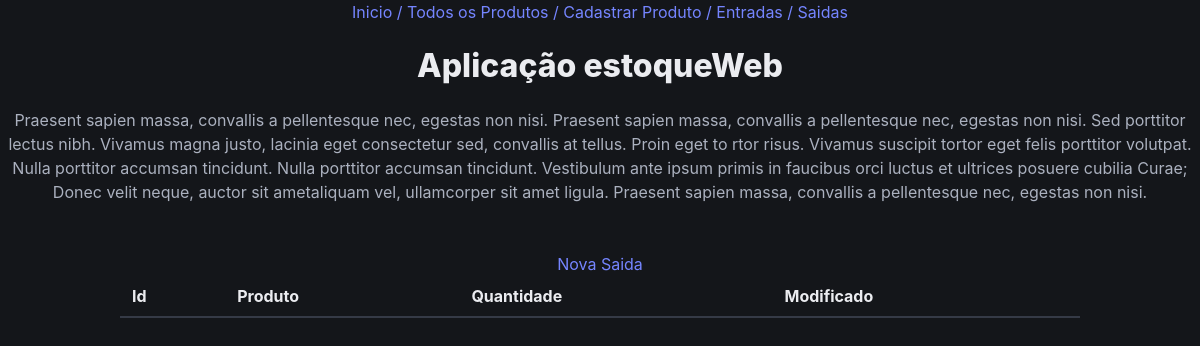
The app's page /saida/, older data.
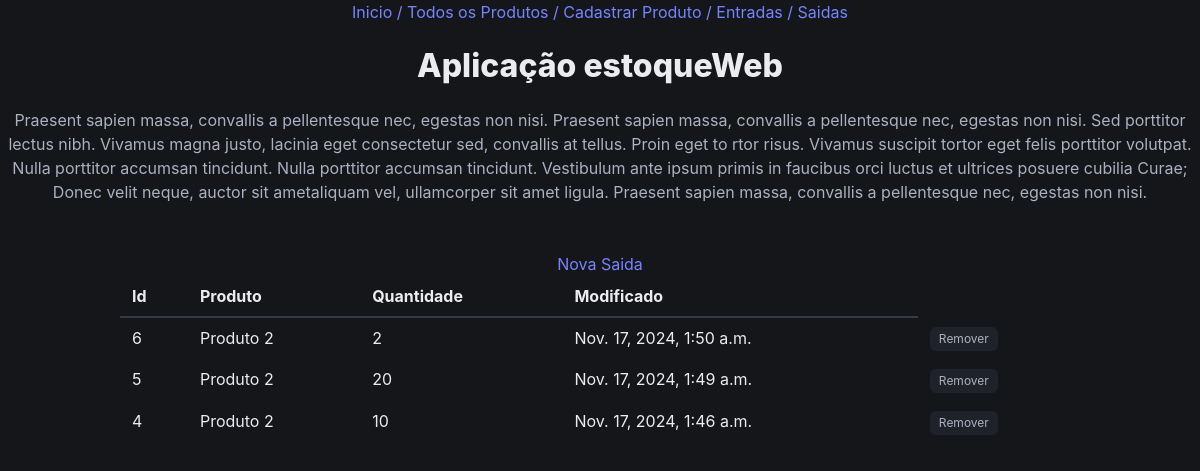
The same page, newer data.
### saida/models.py (models this page shows)
class Saidas(models.Model):
    produto = models.ForeignKey(Produtos, on_delete = models.CASCADE, verbose_name="Produto")
    quantidade = models.IntegerField('Quantidade', default = 0)
    criado = models.DateTimeField('Criado em', auto_now_add= True)
    modificado = models.DateTimeField('Modificado em', auto_now_add=True)

### produto/models.py (models this page shows, shortened)
class Produtos(models.Model):
    produto = models.CharField('Produto', max_length=200)
    cor = models.ForeignKey(Cores, on_delete=models.PROTECT, verbose_name='Cor')
    descricao = models.TextField('Descrição', blank=True)
    preco = models.DecimalField('Preço', decimal_places=2, max_digits=8, default=0)
    quantidade = models.IntegerField('Quantidade', default=0)
    criado = models.DateTimeField('Criado em', auto_now_add=True)
    modificado = models.DateTimeField('Modificado em', auto_now=True)
    def __str__(self):
        return self.produto
    class Meta:
        ordering = ['-produto']
        verbose_name = 'Produto'

### saida/views.py (the view)
# urls.py: path('', list_saida, name='list_saida'),
def list_saida(request):
    result = Saidas.objects.all().order_by('-id')
    context = {
        'saidas':result
    }
    return render(request, 'list_saida.html', context)

### saida/templates/list_saida.html (shortened to what this page needs)
{% extends 'base.html' %}
{% block product %}
<h1 class="title">Aplicação estoqueWeb</h1>
<p>Praesent sapien massa, convallis a pellentesque nec,
egestas non nisi. Praesent sapien massa, convallis a
pellentesque nec, egestas non nisi. Sed porttitor lectus nibh.
Vivamus magna justo, lacinia eget consectetur sed, convallis
at tellus. Proin eget to rtor risus. Vivamus suscipit tortor
eget felis porttitor volutpat. Nulla porttitor accumsan
tincidunt. Nulla porttitor accumsan tincidunt. Vestibulum ante
ipsum primis in faucibus orci luctus et ultrices posuere
cubilia Curae; Donec velit neque, auctor sit ametaliquam vel,
ullamcorper sit amet ligula. Praesent sapien massa, convallis
a pellentesque nec, egestas non nisi.</p>
<a href="{% url 'new_saida' %}">Nova Saida</a>
<table class="table container has-text-left">
    <thead>
    <tr>
        <th>Id</th>
        <th>Produto</th>
        <th>Quantidade</th>
        <th>Modificado</th>
    </tr>
    </thead>
    {% for i in saidas %}
    <tbody>
    <tr>
        <td>{{i.id}}</td>
        <td>{{i.produto}}</td>
        <td>{{i.quantidade}}
        <td>{{i.modificado}}</td>
        <td><a class="tag" href="{%url 'remove_saida' i.id%}">Remover</a></td>
    </tr>
    </tbody>
    {% endfor %}
</table>
{% endblock %}

Row changes from the older to the newer data that the page shows:
added Saidas: id "6", produto "Produto 2", quantidade "2", modificado "Nov. 17, 2024, 1:50 a.m."
added Saidas: id "5", produto "Produto 2", quantidade "20", modificado "Nov. 17, 2024, 1:49 a.m."
added Saidas: id "4", produto "Produto 2", quantidade "10", modificado "Nov. 17, 2024, 1:46 a.m."
